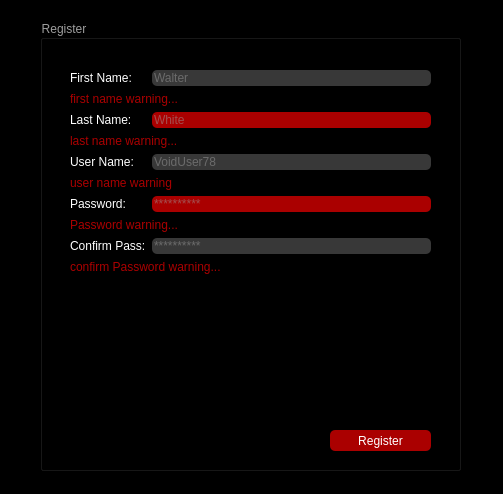
<?xml version="1.0" encoding="UTF-8"?>
<ui version="4.0">
 <class>RegisterPage</class>
 <widget class="QDialog" name="RegisterPage">
  <property name="geometry">
   <rect>
    <x>0</x>
    <y>0</y>
    <width>503</width>
    <height>494</height>
   </rect>
  </property>
  <property name="windowTitle">
   <string>Dialog</string>
  </property>
  <property name="styleSheet">
   <string notr="true">background-color: rgb(255, 170, 255);
background-color: rgb(0, 0, 0);
</string>
  </property>
  <widget class="QPushButton" name="Register_pbn">
   <property name="geometry">
    <rect>
     <x>610</x>
     <y>700</y>
     <width>83</width>
     <height>29</height>
    </rect>
   </property>
   <property name="text">
    <string>Register</string>
   </property>
  </widget>
  <widget class="QPushButton" name="Cancel_pbn">
   <property name="geometry">
    <rect>
     <x>520</x>
     <y>700</y>
     <width>83</width>
     <height>29</height>
    </rect>
   </property>
   <property name="text">
    <string>Cancel</string>
   </property>
  </widget>
  <widget class="QGroupBox" name="register_grbox">
   <property name="geometry">
    <rect>
     <x>40</x>
     <y>20</y>
     <width>421</width>
     <height>451</height>
    </rect>
   </property>
   <property name="styleSheet">
    <string notr="true">color: rgb(158, 158, 158);</string>
   </property>
   <property name="title">
    <string>Register</string>
   </property>
   <widget class="QWidget" name="formLayoutWidget">
    <property name="geometry">
     <rect>
      <x>30</x>
      <y>50</y>
      <width>361</width>
      <height>341</height>
     </rect>
    </property>
    <layout class="QFormLayout" name="formLayout_2">
     <item row="0" column="0">
      <widget class="QLabel" name="FName_lbl_2">
       <property name="styleSheet">
        <string notr="true">color: rgb(255, 255, 255);</string>
       </property>
       <property name="text">
        <string>First Name:</string>
       </property>
      </widget>
     </item>
     <item row="0" column="1">
      <widget class="QLineEdit" name="FName_led_2">
       <property name="styleSheet">
        <string notr="true">background-color: rgb(56, 56, 56);
border-color: rgb(170, 170, 127);
border-radius:5%;</string>
       </property>
       <property name="placeholderText">
        <string>Walter</string>
       </property>
      </widget>
     </item>
     <item row="1" column="0" colspan="2">
      <widget class="QLabel" name="fname_warning_lbl">
       <property name="styleSheet">
        <string notr="true">color: rgb(170, 0, 0);</string>
       </property>
       <property name="text">
        <string>first name warning...</string>
       </property>
      </widget>
     </item>
     <item row="2" column="0">
      <widget class="QLabel" name="Password_lbl_2">
       <property name="styleSheet">
        <string notr="true">color: rgb(255, 255, 255);</string>
       </property>
       <property name="text">
        <string>Last Name:</string>
       </property>
      </widget>
     </item>
     <item row="2" column="1">
      <widget class="QLineEdit" name="LName_led_2">
       <property name="styleSheet">
        <string notr="true">background-color: rgb(170, 0, 0);
border-color: rgb(170, 170, 127);
border-radius:5%;</string>
       </property>
       <property name="placeholderText">
        <string>White</string>
       </property>
      </widget>
     </item>
     <item row="3" column="0" colspan="2">
      <widget class="QLabel" name="lnam_warning_lbl">
       <property name="styleSheet">
        <string notr="true">color: rgb(170, 0, 0);</string>
       </property>
       <property name="text">
        <string>last name warning...</string>
       </property>
      </widget>
     </item>
     <item row="4" column="0">
      <widget class="QLabel" name="usrname_lbl">
       <property name="styleSheet">
        <string notr="true">color: rgb(255, 255, 255);</string>
       </property>
       <property name="text">
        <string>User Name:</string>
       </property>
      </widget>
     </item>
     <item row="4" column="1">
      <widget class="QLineEdit" name="usrname_led">
       <property name="styleSheet">
        <string notr="true">background-color: rgb(56, 56, 56);
border-color: rgb(170, 170, 127);
border-radius:5%;</string>
       </property>
       <property name="placeholderText">
        <string>VoidUser78</string>
       </property>
      </widget>
     </item>
     <item row="5" column="0" colspan="2">
      <widget class="QLabel" name="usrname_warning_lbl">
       <property name="styleSheet">
        <string notr="true">color: rgb(170, 0, 0);</string>
       </property>
       <property name="text">
        <string>user name warning</string>
       </property>
      </widget>
     </item>
     <item row="6" column="0">
      <widget class="QLabel" name="LName_lbl_2">
       <property name="styleSheet">
        <string notr="true">color: rgb(255, 255, 255);</string>
       </property>
       <property name="text">
        <string>Password:</string>
       </property>
      </widget>
     </item>
     <item row="6" column="1">
      <widget class="QLineEdit" name="pass_led_2">
       <property name="styleSheet">
        <string notr="true">background-color: rgb(170, 0, 0);
border-color: rgb(170, 170, 127);
border-radius:5%;</string>
       </property>
       <property name="text">
        <string/>
       </property>
       <property name="echoMode">
        <enum>QLineEdit::Password</enum>
       </property>
       <property name="placeholderText">
        <string>**********</string>
       </property>
      </widget>
     </item>
     <item row="8" column="0">
      <widget class="QLabel" name="confirmpass_lbl">
       <property name="styleSheet">
        <string notr="true">color: rgb(255, 255, 255);</string>
       </property>
       <property name="text">
        <string>Confirm Pass:</string>
       </property>
      </widget>
     </item>
     <item row="8" column="1">
      <widget class="QLineEdit" name="confirmpass_led">
       <property name="styleSheet">
        <string notr="true">background-color: rgb(56, 56, 56);
border-color: rgb(170, 170, 127);
border-radius:5%;</string>
       </property>
       <property name="echoMode">
        <enum>QLineEdit::Password</enum>
       </property>
       <property name="placeholderText">
        <string>**********</string>
       </property>
      </widget>
     </item>
     <item row="7" column="0" colspan="2">
      <widget class="QLabel" name="password_warning_lbl">
       <property name="styleSheet">
        <string notr="true">color: rgb(170, 0, 0);</string>
       </property>
       <property name="text">
        <string>Password warning...</string>
       </property>
      </widget>
     </item>
     <item row="9" column="0" colspan="2">
      <widget class="QLabel" name="confirm_pass_warning_lbl">
       <property name="styleSheet">
        <string notr="true">color: rgb(170, 0, 0);</string>
       </property>
       <property name="text">
        <string>confirm Password warning...</string>
       </property>
      </widget>
     </item>
    </layout>
   </widget>
   <widget class="QPushButton" name="register_pbn">
    <property name="geometry">
     <rect>
      <x>290</x>
      <y>410</y>
      <width>101</width>
      <height>21</height>
     </rect>
    </property>
    <property name="styleSheet">
     <string notr="true">background-color: rgb(170, 0, 0);
border-radius: 5px;
color: rgb(255, 255, 255);</string>
    </property>
    <property name="text">
     <string>Register</string>
    </property>
   </widget>
  </widget>
 </widget>
 <resources/>
 <connections/>
</ui>
